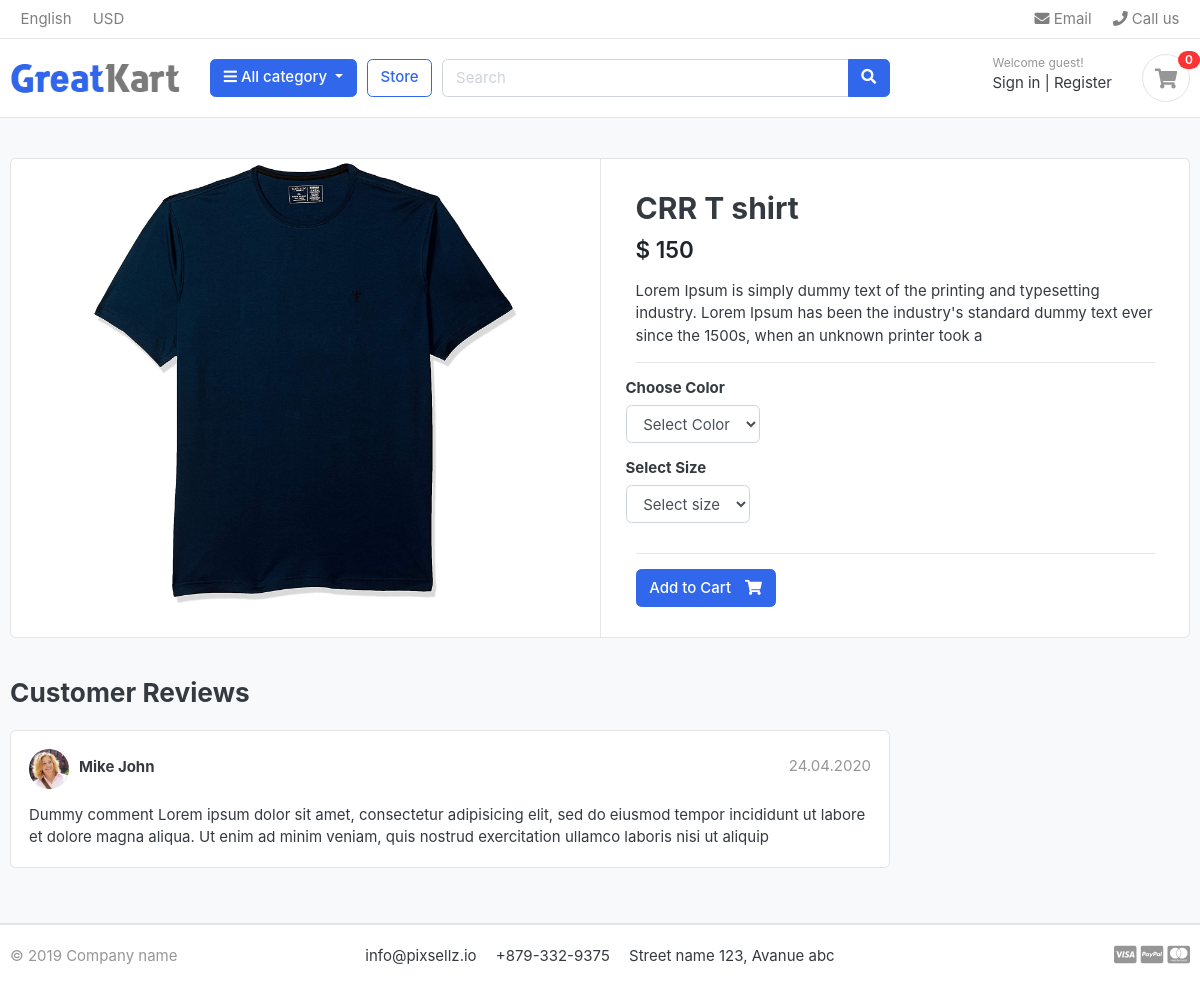
Screenshot of /store/category/t-shirt/crr-t-shirt/ with the database file from the repository.
### product/models.py (models this page shows, shortened)
class Product(models.Model):
    product_name     =models.CharField(max_length=200,unique=True)
    slug             =models.SlugField(max_length=200,unique=True)
    pro_description  =models.TextField()
    pro_image        =models.ImageField(upload_to='photos/product')
    category         =models.ForeignKey(Category,on_delete=models.CASCADE)
    price            =models.IntegerField()
    stock            =models.IntegerField()
    is_available     =models.BooleanField(default=True)
    created_date     =models.DateTimeField(auto_now_add=True)
    modified_date    =models.DateTimeField(auto_now=True)

### product/views.py (the view)
# urls.py: path('category/<slug:category_slug>/<slug:product_slug>/',views.product_detail,name='product_detail'),
def product_detail(request,product_slug,category_slug):
    try:
        single_product=Product.objects.get(category__slug=category_slug,slug=product_slug)
        in_cart=CartItem.objects.filter(cart__cart_id=_cart_id(request),product=single_product).exists()
    except Exception as e:
        raise e
    context={
        'single_product':single_product,
        'in_cart':in_cart,
    }
    return render(request,'store/product_detail.html',context)

### carts/context_processors.py (called while the page is built)
def counter(request):
    cart_count=0
    try:
        cart=Cart.objects.filter(cart_id=_cart_id(request))
        cart_items=CartItem.objects.all().filter(cart=cart[:1])
        for cart_item in cart_items:
            cart_count += cart_item.quantity
    except Cart.DoesNotExist:
        cart_count=0
    return dict(cart_count=cart_count)

### carts/views.py (called while the page is built)
def _cart_id(request):
    cart=request.session.session_key
    if not  cart:
        cart=request.session.create()
    return cart

### home/context_processors.py (called while the page is built)
def get_menu(request):
    link=Category.objects.all()
    return dict(link=link)

### home/models.py (called while the page is built)
    def get_url(self):
        return reverse('product_by_cat',args=[self.slug])

### product/models.py (called while the page is built)
    def colors(self):
        return super(variationManager, self).filter(variation_category='color',is_active=True)

    def sizes(self):
        return super(variationManager, self).filter(variation_category='size',is_active=True)

### templates/store/product_detail.html (shortened to what this page needs)
{% extends 'base.html' %}
{% load static %}
{% block content %}
<section class="section-content padding-y bg">
    <div class="container">
    <div class="card">
        <div class="row no-gutters">
            <aside class="col-md-6">
    <article class="gallery-wrap">
        <div class="img-big-wrap">
           <a href="#"><img src="{{ single_product.pro_image.url }}"></a>
        </div>
    </article>
            </aside>
            <main class="col-md-6 border-left">
    <form action="{% url 'add_cart' single_product.id  %}" method="POST">
        <article class="content-body">
        <h2 class="title">{{single_product.product_name }}</h2>
        <div class="mb-3">
            <var class="price h4">$ {{single_product.price}}</var>
        </div>
        <p>{{ single_product.pro_description }}</p>
        <hr>
            <div class="row">
                <div class="item-option-select">
                    <h6>Choose Color</h6>
                    <select name="color" class="form-control" required>
                      <option value=""disabled selected>Select Color</option>
                    </select>
                </div>
             </div>
            <div class="row">
                <div class="item-option-select">
                    <h6>Select Size</h6>
                    <select name="size" class="form-control">
                        <option value=""disabled selected>Select size</option>
                    </select>
                </div>
            </div>
            <hr>
            {% if single_product.stock <= 0 %}
            <h3 class="text-danger">Out of Stock </h3>
              {% else %}
                <button  class="btn  btn-primary"> <span class="text">Add to Cart</span> <i class="fas fa-shopping-cart"></i>  </button>
            {% endif %}
        </article>
    </form>
            </main>
        </div>
    </div>
    <br>
    <div class="row">
                <div class="col-md-9">
        <header class="section-heading">
            <h3>Customer Reviews </h3>
        </header>
        <article class="box mb-3">
            <div class="icontext w-100">
                <img src="{% static './images/avatars/avatar1.jpg' %}" class="img-xs icon rounded-circle">
                <div class="text">
                    <span class="date text-muted float-md-right">24.04.2020 </span>
                    <h6 class="mb-1">Mike John </h6>
                </div>
            </div>
            <div class="mt-3">
                <p>
                    Dummy comment Lorem ipsum dolor sit amet, consectetur adipisicing elit, sed do eiusmod
                    tempor incididunt ut labore et dolore magna aliqua. Ut enim ad minim veniam,
                    quis nostrud exercitation ullamco laboris nisi ut aliquip
                </p>
            </div>
        </article>
        </div>
    </div>
    </div>
    </section>
{% endblock %}

### static/css/ui.css (style rules this page uses)
html { font-family: "Inter", sans-serif; font-size: 15px; }
.content-body { flex: 1 1 auto; padding: 2rem 2.3rem; }
.img-xs, .img-sm, .img-md, .img-lg { -o-object-fit: cover; object-fit: cover; flex-shrink: 0; flex-grow: 0; }
.img-xs { width: 40px; height: 40px; }
.padding-y { padding-top: 40px; padding-bottom: 40px; }
var { font-style: normal; }
article:after, .form-group:after { display: block; clear: both; content: ""; }
.bg { background-color: #f8f9fa; }
.section-heading { margin-bottom: 20px; margin-top: 15px; }
p:last-child { margin-bottom: 0; }
.btn .text + i { margin-left: 10px; }
.icontext { display: inline-flex; align-items: center; vertical-align: middle; }
.icontext .text { width: 100%; line-height: 1.2; }
.icontext .icon { position: relative; margin-right: 10px; flex-shrink: 0; flex-grow: 0; }
.price { font-weight: 600; color: #212529; }
.box { padding: 18px; background: #fff; border-radius: 0.37rem; border: 1px solid #e4e4e4; }
.box img { max-width: 100%; }
.gallery-wrap .img-big-wrap { margin-bottom: 10px; border-radius: 0.37rem; overflow: hidden; background-color: #fff; }
.gallery-wrap .img-big-wrap a { text-align: center; display: block; }
.gallery-wrap .img-big-wrap img { height: 450px; width: auto; display: inline-block; }
.item-option-select { margin-bottom: 1rem; display: inline-block; margin-right: 15px; }

### rows the page displays
Product: pro_image (picture), product_name "CRR T shirt", price "150", pro_description "Lorem Ipsum is simply dummy text of the printing and typesetting industry. Lorem Ipsum has been the industry's standard dummy text ever since the 1500s, when an unknown printer took a"

### other values shown
{{ cart_count }} "0"
